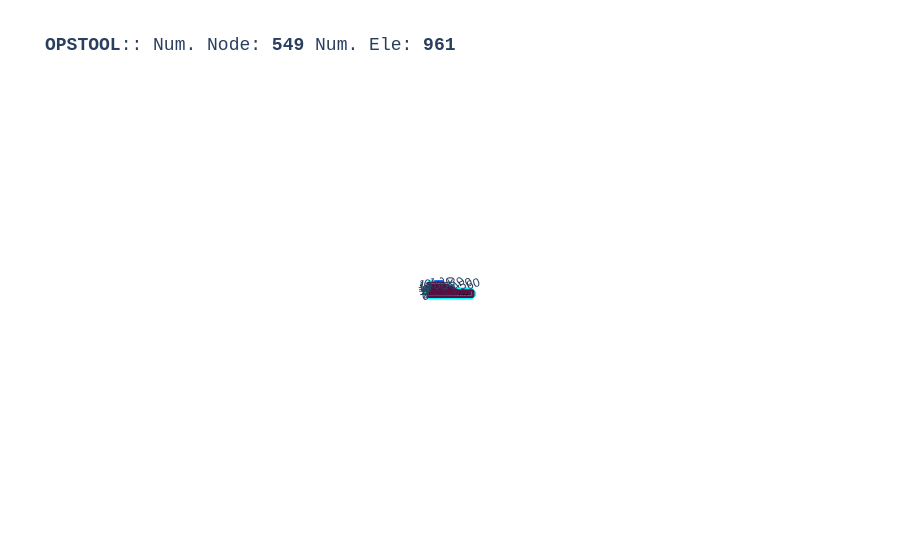

The cell this chart's notebook holds for it:
### Code cell
opst.vis.plotly.plot_model(show_node_numbering=False, show_ele_numbering=False, show_nodal_loads = False)

### Figure 1 — Plotly figure (JSON) as saved in the notebook; plotly's stock layout.template omitted (floating-point values rounded to 4 significant figures; data arrays with more than 128 entries replaced by an {"elided": "..."} marker saying what was removed)
{"data": [{"color": "#00FFFF", "hoverinfo": "skip", "i": {"elided": "950 int values"}, "j": {"elided": "950 int values"}, "k": {"elided": "950 int values"}, "name": "Tri31", "opacity": 1, "type": "mesh3d", "x": {"elided": "2850 float values"}, "y": {"elided": "2850 float values"}, "z": {"elided": "2850 float values"}}, {"connectgaps": false, "hoverinfo": "skip", "line": {"color": "black", "width": 1}, "mode": "lines", "name": "Edge", "type": "scatter3d", "x": {"elided": "4750 float values"}, "y": {"elided": "4750 float values"}, "z": {"elided": "4750 float values"}}, {"connectgaps": false, "hoverinfo": "skip", "line": {"color": "#0652ff", "width": 5}, "mode": "lines", "name": "DispBeamColumn2d", "type": "scatter3d", "x": [20.0, 18.95, NaN, 18.95, 17.9, NaN, 17.9, 16.84, NaN, 16.84, 15.79, NaN, 15.79, 14.74, NaN, 14.74, 13.69, NaN, 13.69, 12.64, NaN, 12.64, 11.59, NaN, 11.59, 10.53, NaN, 10.53, 9.482, NaN, 9.482, 8.43, NaN], "y": [15.0, 15.0, NaN, 15.0, 15.0, NaN, 15.0, 15.0, NaN, 15.0, 15.0, NaN, 15.0, 15.0, NaN, 15.0, 15.0, NaN, 15.0, 15.0, NaN, 15.0, 15.0, NaN, 15.0, 15.0, NaN, 15.0, 15.0, NaN, 15.0, 15.0, NaN], "z": [0.0, 0.0, NaN, 0.0, 0.0, NaN, 0.0, 0.0, NaN, 0.0, 0.0, NaN, 0.0, 0.0, NaN, 0.0, 0.0, NaN, 0.0, 0.0, NaN, 0.0, 0.0, NaN, 0.0, 0.0, NaN, 0.0, 0.0, NaN, 0.0, 0.0, NaN]}, {"customdata": {"elided": "950 str values"}, "hovertemplate": "%{customdata}", "marker": {"color": "#00FFFF", "size": 3, "symbol": "diamond-open"}, "mode": "markers", "name": "Tri31", "type": "scatter3d", "x": {"elided": "950 float values"}, "y": {"elided": "950 float values"}, "z": {"elided": "950 float values"}}, {"customdata": ["eleTag: 2001<br>connectedNodes:<br> [538 539]", "eleTag: 2002<br>connectedNodes:<br> [539 540]", "eleTag: 2003<br>connectedNodes:<br> [540 541]", "eleTag: 2004<br>connectedNodes:<br> [541 542]", "eleTag: 2005<br>connectedNodes:<br> [542 543]", "eleTag: 2006<br>connectedNodes:<br> [543 544]", "eleTag: 2007<br>connectedNodes:<br> [544 545]", "eleTag: 2008<br>connectedNodes:<br> [545 546]", "eleTag: 2009<br>connectedNodes:<br> [546 547]", "eleTag: 2010<br>connectedNodes:<br> [547 548]", "eleTag: 2011<br>connectedNodes:<br> [548 549]"], "hovertemplate": "%{customdata}", "marker": {"color": "#0652ff", "size": 3, "symbol": "diamond-open"}, "mode": "markers", "name": "DispBeamColumn2d", "type": "scatter3d", "x": [19.47, 18.42, 17.37, 16.32, 15.27, 14.22, 13.16, 12.11, 11.06, 10.01, 8.956], "y": [15.0, 15.0, 15.0, 15.0, 15.0, 15.0, 15.0, 15.0, 15.0, 15.0, 15.0], "z": [0.0, 0.0, 0.0, 0.0, 0.0, 0.0, 0.0, 0.0, 0.0, 0.0, 0.0]}, {"customdata": {"elided": "549 str values"}, "hovertemplate": "x: %{x}<br>y: %{y}<br>z: %{z} <br>nodeTag: %{customdata}", "marker": {"color": "#580f41", "size": 3, "symbol": "circle"}, "mode": "markers", "name": "Nodes", "type": "scatter3d", "x": {"elided": "549 float values"}, "y": {"elided": "549 float values"}, "z": {"elided": "549 float values"}}, {"connectgaps": false, "hoverinfo": "skip", "line": {"color": "#15b01a", "width": 1}, "mode": "lines", "name": "BC", "type": "scatter3d", "x": {"elided": "619 float values"}, "y": {"elided": "619 float values"}, "z": {"elided": "619 float values"}}, {"connectgaps": false, "hoverinfo": "skip", "line": {"color": "#FF1493", "width": 2.5}, "mode": "lines", "name": "mp constraint", "type": "scatter3d", "x": [20.0, 20.0, NaN, 18.95, 18.95, NaN, 17.9, 17.89, NaN, 16.84, 16.84, NaN, 15.79, 15.79, NaN, 14.74, 14.74, NaN, 13.69, 13.68, NaN, 12.64, 12.63, NaN, 11.59, 11.58, NaN, 10.53, 10.53, NaN, 9.482, 9.474, NaN, 8.43, 8.421, NaN], "y": [15.0, 15.0, NaN, 15.0, 15.0, NaN, 15.0, 15.0, NaN, 15.0, 15.0, NaN, 15.0, 15.0, NaN, 15.0, 15.0, NaN, 15.0, 15.0, NaN, 15.0, 15.0, NaN, 15.0, 15.0, NaN, 15.0, 15.0, NaN, 15.0, 15.0, NaN, 15.0, 15.0, NaN], "z": [0.0, 0.0, NaN, 0.0, 0.0, NaN, 0.0, 0.0, NaN, 0.0, 0.0, NaN, 0.0, 0.0, NaN, 0.0, 0.0, NaN, 0.0, 0.0, NaN, 0.0, 0.0, NaN, 0.0, 0.0, NaN, 0.0, 0.0, NaN, 0.0, 0.0, NaN, 0.0, 0.0, NaN]}], "layout": {"autosize": true, "font": {"family": "Arial, sans-serif"}, "scene": {"aspectmode": "data", "camera": {"eye": {"x": 0, "y": -0.1, "z": 60}}, "dragmode": "pan", "xaxis": {"showbackground": false}, "yaxis": {"showbackground": false}, "zaxis": {"showbackground": true, "showgrid": true, "showticklabels": false, "ticks": "", "title": {"text": ""}, "visible": true}}, "showlegend": false, "title": {"font": {"family": "courier", "size": 18}, "text": "<b>OPSTOOL</b>:: Num. Node: <b>549</b> Num. Ele: <b>961</b>"}}}
